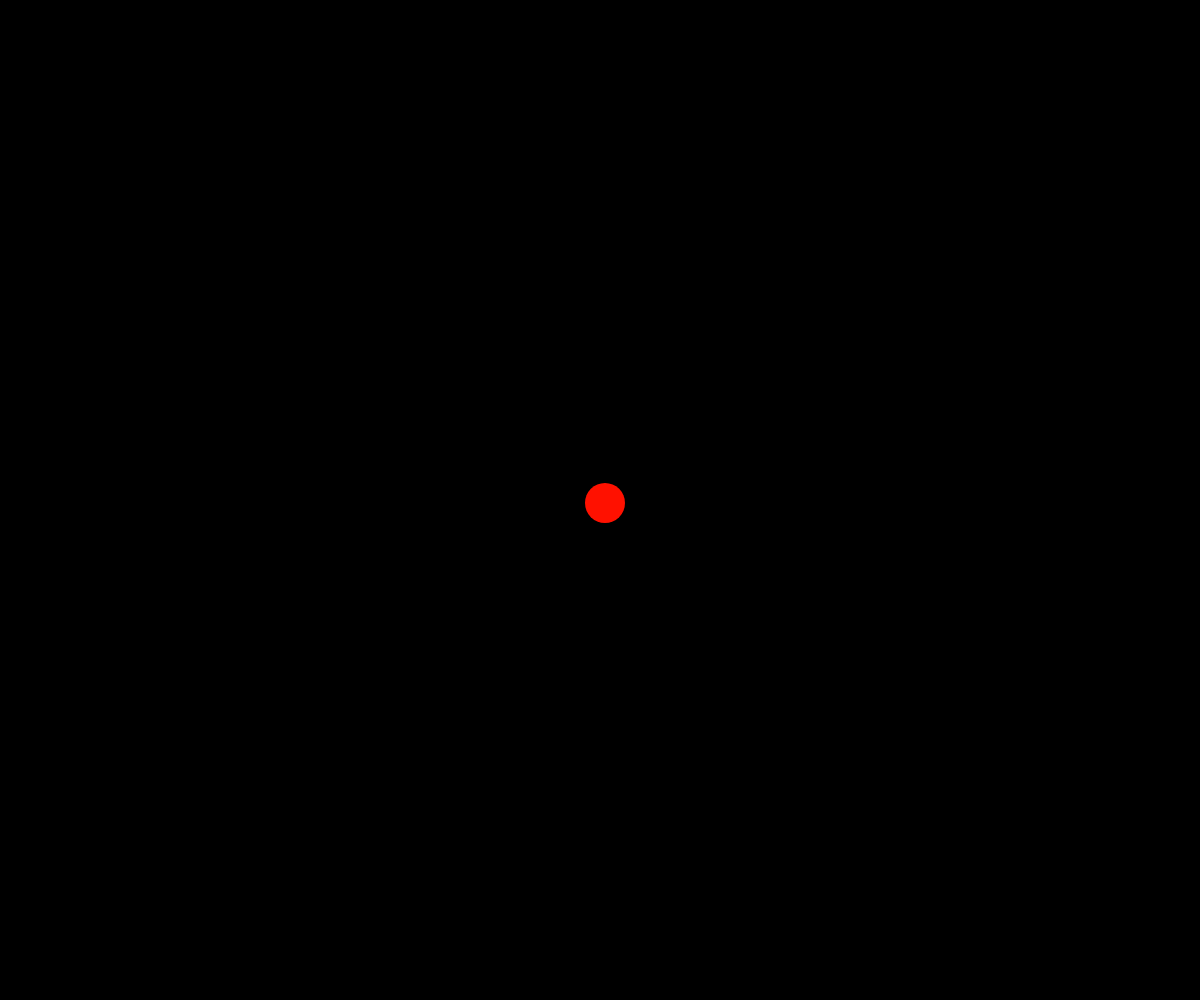
Frame 1 (no input)
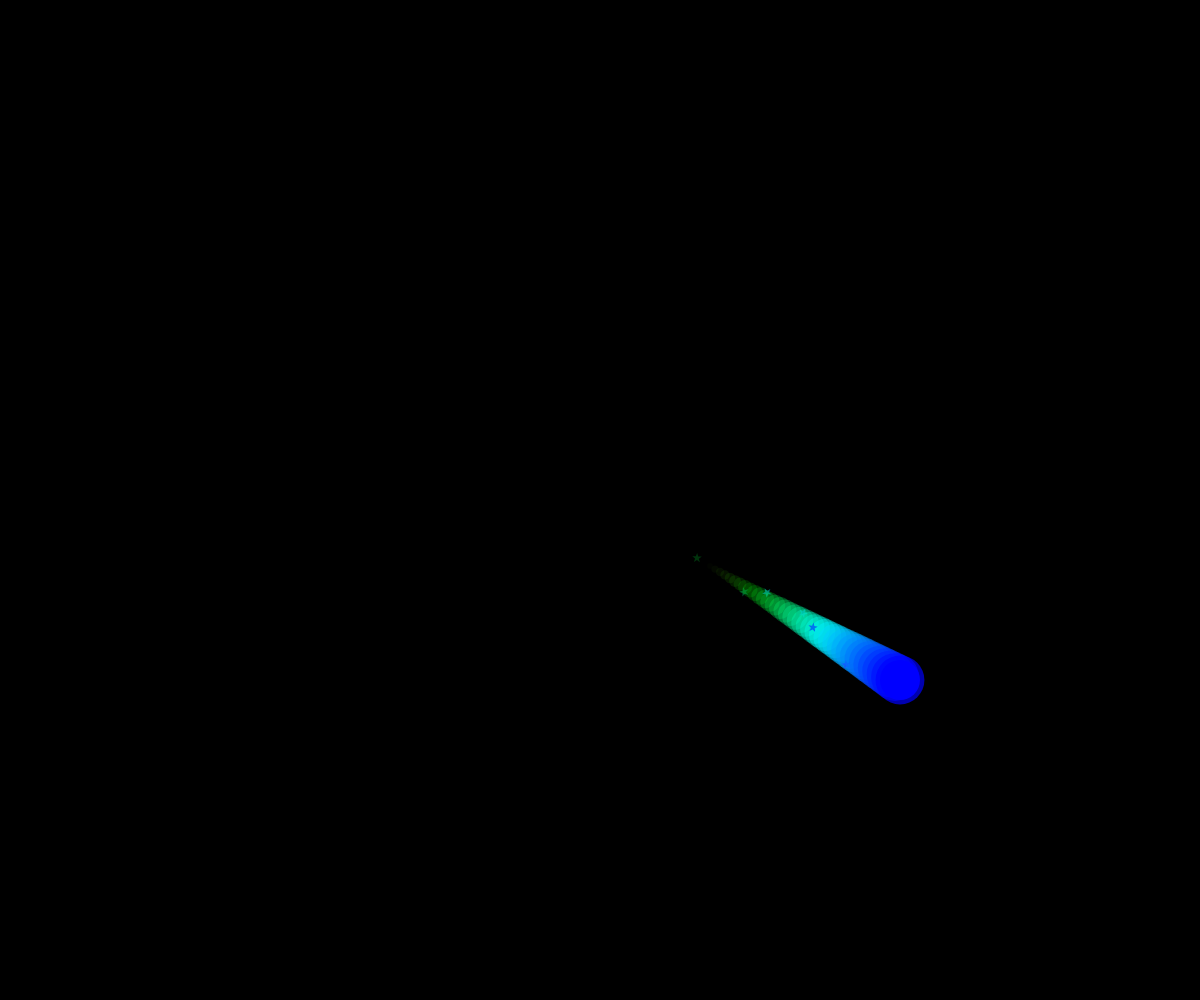
Frame 60 (no input)
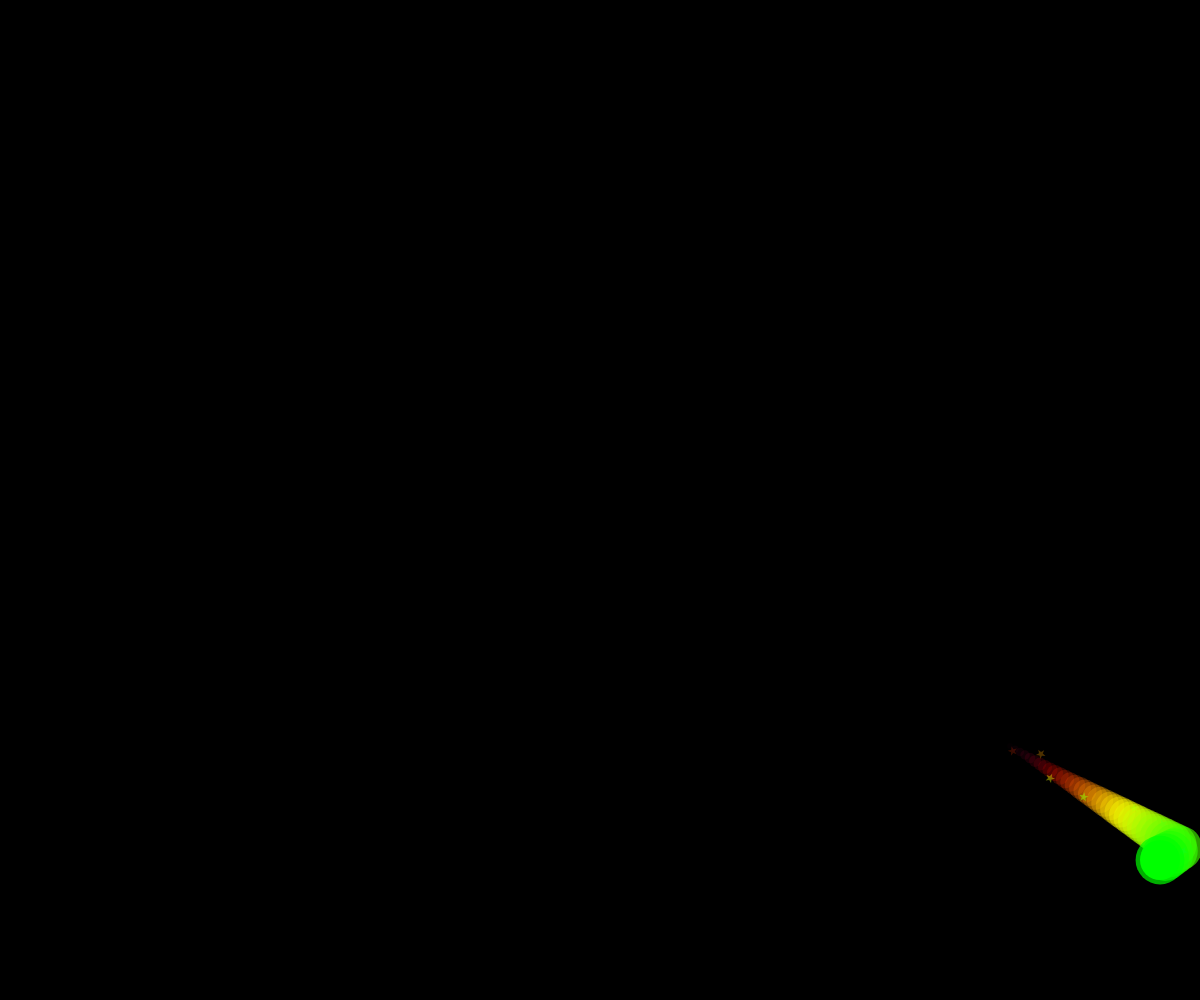
Frame 120 (the mouse pressed at the canvas centre since frame 60)

The p5.js sketch that drew these frames (run headless with seeded random() and noise() and a simulated clock; from frame 60 on, the mouse is pressed at the canvas centre):

// p5.js sketch
// ── sketch.js
let posX, velX;
let posY, velY;
let trail = [];

function setup() {
  createCanvas(windowWidth, windowHeight);
  posX = width / 2;
  velX = 5;
  posY = height / 2;
  velY = 3;
  noStroke();
}

function windowResized() {
  resizeCanvas(windowWidth, windowHeight);
  posX = constrain(posX, 0, width);
  posY = constrain(posY, 0, height);
}

function draw() {
  background(0);

  // Movimento
  posX += velX;
  posY += velY;

  let r = 20; // raggio della pallina
  if (posX >= width - r || posX <= r) velX *= -1;
  if (posY >= height - r || posY <= r) velY *= -1;
  

  
  trail.push({ x: posX, y: posY, time: frameCount });

  if (trail.length > 40) trail.shift();

  // Disegna scia con colori sfumati
  colorMode(HSB, 360, 100, 100, 255);

  for (let i = 0; i < trail.length; i++) {
    let p = trail[i];
    let alpha = map(i, 0, trail.length, 0, 180);
    let size = map(i, 0, trail.length, 5, 50);

    let hue = (p.time * 4) % 360;
    fill(hue, 100, 100, alpha);
    ellipse(p.x, p.y, size, size);

    // scintille a forma di stelle
    if (i % 6 === 0) {
      push();
      let angle = random(TWO_PI);
      let dist = random(5, 15);
      let sx = p.x + cos(angle) * dist;
      let sy = p.y + sin(angle) * dist;
      translate(sx, sy);
      rotate(frameCount * 0.1 + i);
      fill((hue + 50) % 360, 100, 100, alpha + 50);
      drawStar(0, 0, 2, 5, 5);
      pop();
    }
  }

  // pallina centrale
  let headHue = (frameCount * 4) % 360;
  fill(headHue, 100, 100);
  ellipse(posX, posY, 40, 40);

  colorMode(RGB); // reset per sicurezza
}

// Funzione per disegnare una stellina
function drawStar(x, y, r1, r2, n) {
  let angle = TWO_PI / n;
  let halfAngle = angle / 2;
  beginShape();
  for (let a = 0; a < TWO_PI; a += angle) {
    let sx = x + cos(a) * r2;
    let sy = y + sin(a) * r2;
    vertex(sx, sy);
    sx = x + cos(a + halfAngle) * r1;
    sy = y + sin(a + halfAngle) * r1;
    vertex(sx, sy);
  }
  endShape(CLOSE);
}
